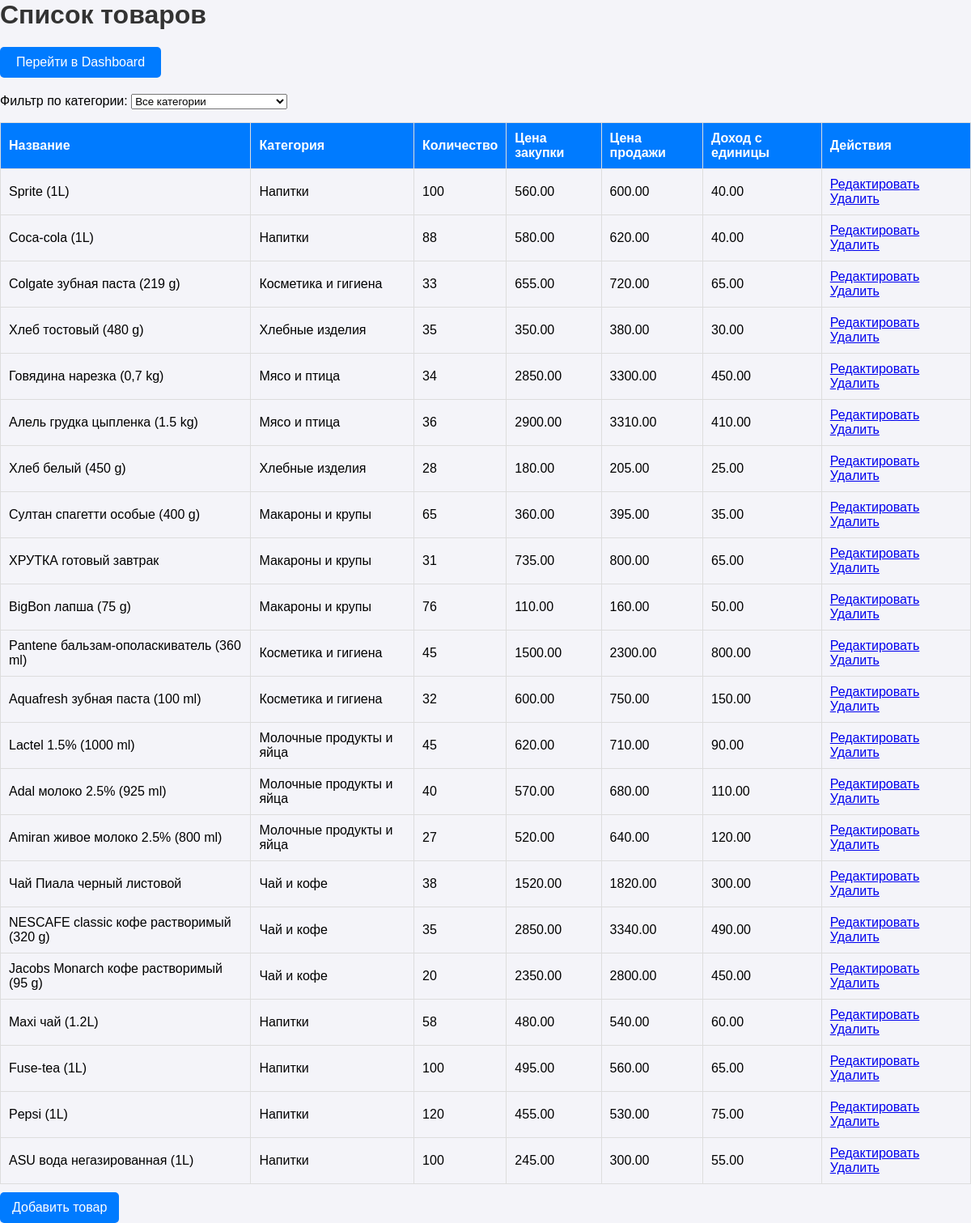
Page /products/ (signed in) on the earlier database version.
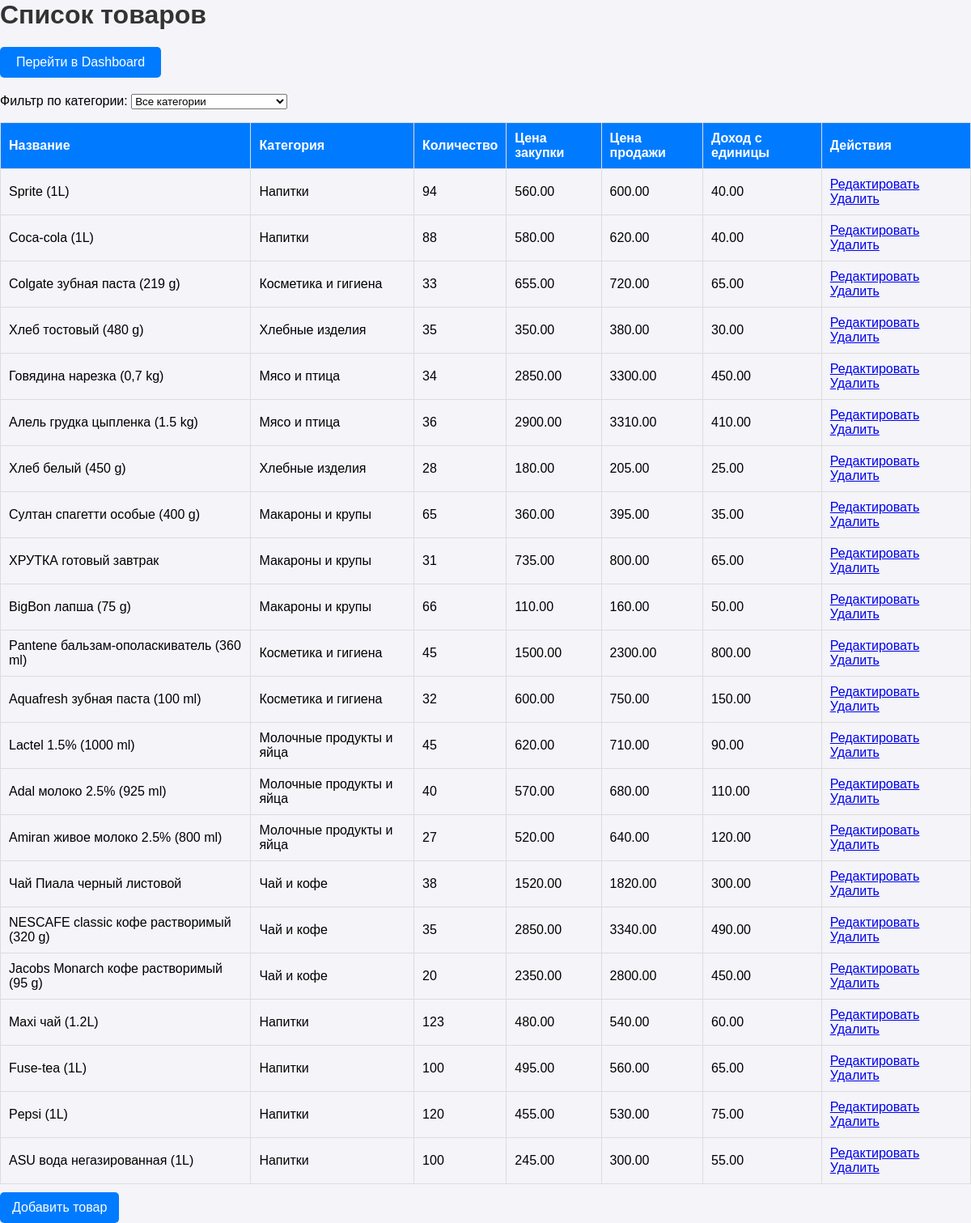
Same page on the later database version.
### inventory/models.py (models this page shows, shortened)
class Product(models.Model):
    name = models.CharField(max_length=100)
    description = models.TextField(blank=True, null=True)
    category = models.ForeignKey(Category, on_delete=models.CASCADE)
    quantity = models.PositiveIntegerField(default=0)
    purchase_price = models.DecimalField(max_digits=10, decimal_places=2)
    sale_price = models.DecimalField(max_digits=10, decimal_places=2)
    @property
    def product_income(self):
        return self.sale_price - self.purchase_price

class Category(models.Model):
    name = models.CharField(max_length=100, unique=True)

### inventory/decorators.py (the view)
    def wrapper(request, *args, **kwargs):
        if request.user.is_authenticated and request.user.role == 'manager':
            return view_func(request, *args, **kwargs)
        return render(request, 'inventory/access_denied.html')

### inventory/views.py (called while the page is built)
@login_required
@manager_only
def product_list(request):
    category_id = request.GET.get('category')
    categories = Category.objects.all()
    if category_id:
        products = Product.objects.filter(category_id=category_id)
    else:
        products = Product.objects.all()
    return render(request, 'inventory/product_list.html', {
        'products': products,
        'categories': categories,
    })

### inventory/templates/inventory/product_list.html (shortened to what this page needs)
<h1>Список товаров</h1>
<div>
    <a href="{% url 'dashboard' %}" class="dashboard-btn">Перейти в Dashboard</a>
</div>
<form method="get" action="">
    <label for="category-filter">Фильтр по категории:</label>
    <select name="category" id="category-filter" onchange="this.form.submit()">
        <option value="">Все категории</option>
    </select>
</form>
<table>
    <tr>
        <th>Название</th>
        <th>Категория</th>
        <th>Количество</th>
        <th>Цена закупки</th>
        <th>Цена продажи</th>
        <th>Доход с единицы</th>
        <th>Действия</th>
    </tr>
    {% for product in products %}
    <tr>
        <td>{{ product.name }}</td>
        <td>{{ product.category.name }}</td>
        <td>{{ product.quantity }}</td>
        <td>{{ product.purchase_price }}</td>
        <td>{{ product.sale_price }}</td>
        <td>{{ product.product_income }}</td>
        <td>
            <a href="{% url 'edit_product' product.pk %}">Редактировать</a>
            <a href="#">Удалить</a>
        </td>
    </tr>
    {% endfor %}
</table>
<a href="{% url 'add_product' %}" class="add-btn">Добавить товар</a>

Differences in the rows shown:
changed Product "Sprite (1L)": quantity "100" → "94"
changed Product "BigBon лапша (75 g)": quantity "76" → "66"
changed Product "Maxi чай (1.2L)": quantity "58" → "123"
